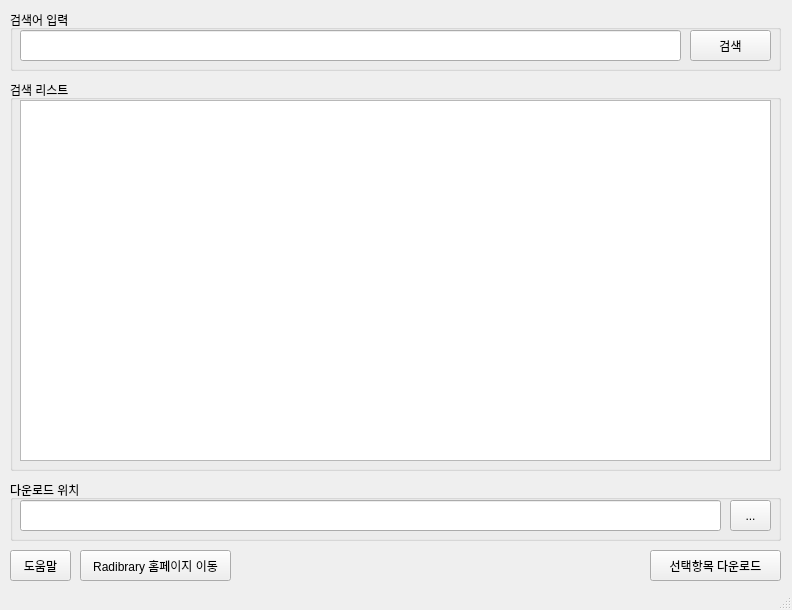
<?xml version="1.0" encoding="UTF-8"?>
<ui version="4.0">
 <class>MainWindow</class>
 <widget class="QMainWindow" name="MainWindow">
  <property name="geometry">
   <rect>
    <x>0</x>
    <y>0</y>
    <width>792</width>
    <height>610</height>
   </rect>
  </property>
  <property name="sizePolicy">
   <sizepolicy hsizetype="Fixed" vsizetype="Fixed">
    <horstretch>0</horstretch>
    <verstretch>0</verstretch>
   </sizepolicy>
  </property>
  <property name="minimumSize">
   <size>
    <width>792</width>
    <height>610</height>
   </size>
  </property>
  <property name="maximumSize">
   <size>
    <width>792</width>
    <height>610</height>
   </size>
  </property>
  <property name="windowTitle">
   <string>MainWindow</string>
  </property>
  <property name="windowIcon">
   <iconset>
    <normaloff>download.ico</normaloff>download.ico</iconset>
  </property>
  <widget class="QWidget" name="centralwidget">
   <widget class="QGroupBox" name="groupBox_2">
    <property name="geometry">
     <rect>
      <x>10</x>
      <y>480</y>
      <width>771</width>
      <height>61</height>
     </rect>
    </property>
    <property name="title">
     <string>다운로드 위치</string>
    </property>
    <widget class="QLineEdit" name="locaton_line">
     <property name="geometry">
      <rect>
       <x>10</x>
       <y>20</y>
       <width>701</width>
       <height>31</height>
      </rect>
     </property>
     <property name="readOnly">
      <bool>true</bool>
     </property>
    </widget>
    <widget class="QToolButton" name="location_button">
     <property name="geometry">
      <rect>
       <x>720</x>
       <y>20</y>
       <width>41</width>
       <height>31</height>
      </rect>
     </property>
     <property name="text">
      <string>...</string>
     </property>
    </widget>
   </widget>
   <widget class="QGroupBox" name="groupBox_3">
    <property name="geometry">
     <rect>
      <x>10</x>
      <y>10</y>
      <width>771</width>
      <height>61</height>
     </rect>
    </property>
    <property name="title">
     <string>검색어 입력</string>
    </property>
    <widget class="QLineEdit" name="swordEdit">
     <property name="geometry">
      <rect>
       <x>10</x>
       <y>20</y>
       <width>661</width>
       <height>31</height>
      </rect>
     </property>
     <property name="text">
      <string/>
     </property>
    </widget>
    <widget class="QPushButton" name="search_button">
     <property name="geometry">
      <rect>
       <x>680</x>
       <y>20</y>
       <width>81</width>
       <height>31</height>
      </rect>
     </property>
     <property name="text">
      <string>검색</string>
     </property>
    </widget>
   </widget>
   <widget class="QGroupBox" name="groupBox">
    <property name="geometry">
     <rect>
      <x>10</x>
      <y>80</y>
      <width>771</width>
      <height>391</height>
     </rect>
    </property>
    <property name="title">
     <string>검색 리스트</string>
    </property>
    <widget class="QListWidget" name="listWidget">
     <property name="geometry">
      <rect>
       <x>10</x>
       <y>20</y>
       <width>751</width>
       <height>361</height>
      </rect>
     </property>
     <property name="alternatingRowColors">
      <bool>true</bool>
     </property>
     <property name="selectionMode">
      <enum>QAbstractItemView::MultiSelection</enum>
     </property>
    </widget>
   </widget>
   <widget class="QPushButton" name="download_button">
    <property name="geometry">
     <rect>
      <x>650</x>
      <y>550</y>
      <width>131</width>
      <height>31</height>
     </rect>
    </property>
    <property name="text">
     <string>선택항목 다운로드</string>
    </property>
   </widget>
   <widget class="QPushButton" name="help_button">
    <property name="geometry">
     <rect>
      <x>10</x>
      <y>550</y>
      <width>61</width>
      <height>31</height>
     </rect>
    </property>
    <property name="text">
     <string>도움말</string>
    </property>
   </widget>
   <widget class="QPushButton" name="homepage_button">
    <property name="geometry">
     <rect>
      <x>80</x>
      <y>550</y>
      <width>151</width>
      <height>31</height>
     </rect>
    </property>
    <property name="text">
     <string>Radibrary 홈페이지 이동</string>
    </property>
   </widget>
  </widget>
  <widget class="QStatusBar" name="statusbar"/>
 </widget>
 <resources/>
 <connections/>
</ui>
